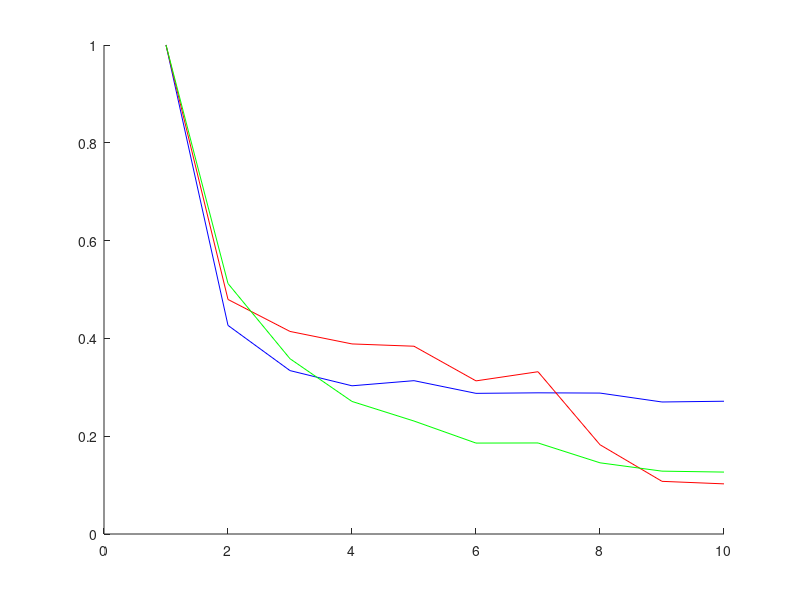

MATLAB code to generate this figure:
% clear all
 hold on
 s_50_20=[0.045861 0.02349 0.016438 0.012432 0.0105948 0.0085279 0.00853896 0.0066769 0.00589514 0.00580716];
 s_100_100=[0.515961 0.247477 0.213734 0.200553 0.198133 0.161565 0.171224 0.0941899 0.0555649 0.052906];
 s_200_200=[3.11253 1.32781 1.04006 0.943346 0.975984 0.895256 0.898627 0.897025 0.840289 0.84508];

serial50=0.045861; 
serial100=0.515961;
serial200=3.11253;
speedup200=s_200_200/serial200
speedup100=s_100_100/serial100;
speedup50=s_50_20/serial50;
plot(speedup200,'blue')
plot(speedup100,'red')
plot(speedup50,'green')

% s_50_50=[0.268738 1.21792 34.7905  13.1414 85.1616 28.9208 139.902  40.429  53.1774 67.0262 ];
% serial50=0.268738;
% speedup50=s_50_50/serial50;
% plot(speedup50,'green')
% 
% 
% s_100_100=[2.22063 6.71618 55.9574 22.9087 140.616 48.7056 256.104 67.7255 90.2984 111.811]; 
% serial100=2.22063;  
% speedup100=s_100_100/serial100;
% plot(speedup100,'red')



